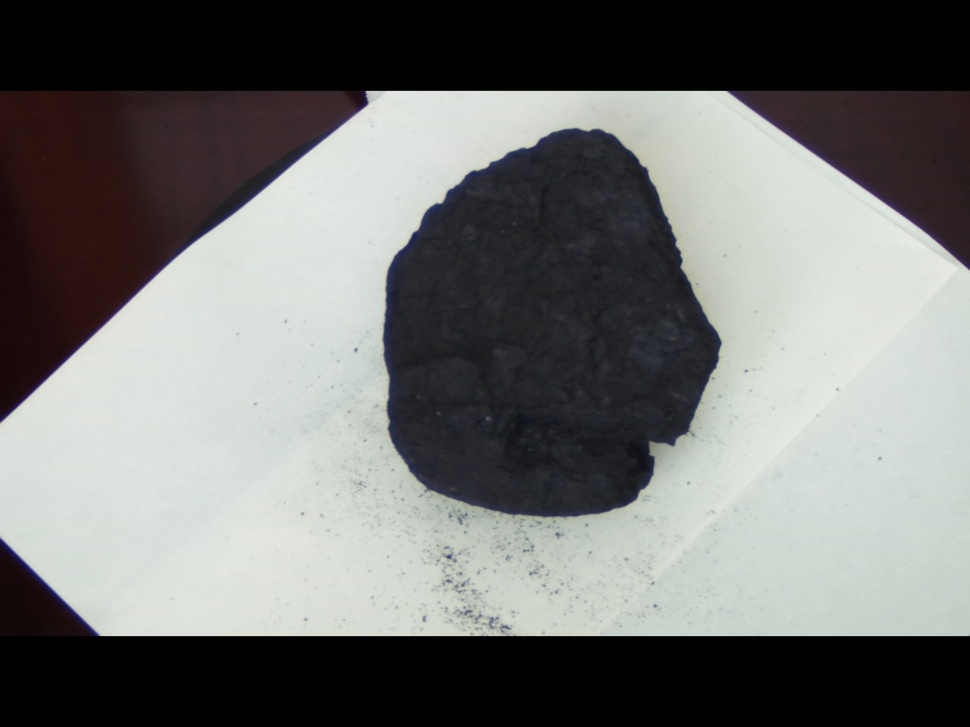
#> input picture data/imgSaved/test1/m104.jpg, 970 x 727 px, shrunk from 2592 x 1944 before the run, found by its file name
$ python -i grubcut2.py   (imports and definitions only)
#> lines starting #> are read from the running program, lines starting #| are printed output that depends on the picture; after the words box and inside, x2 and y2 are one past the last pixel; in counts of white or black regions, pixels touching at a corner belong together
import cv2
import numpy as np

def execute(imgName):
#> called with imgName = '../../data/imgSaved/test1/m104.jpg'
    print(imgName)
    img = cv2.imread('imgSaved/test1/'+imgName, 1)
#> img is the input picture: shape (727, 970, 3); mean B, G, R 112.6, 114.4, 113.5
    gray = cv2.cvtColor(img,cv2.COLOR_BGR2GRAY)
    ret, binary = cv2.threshold(gray,127,255,cv2.THRESH_BINARY)
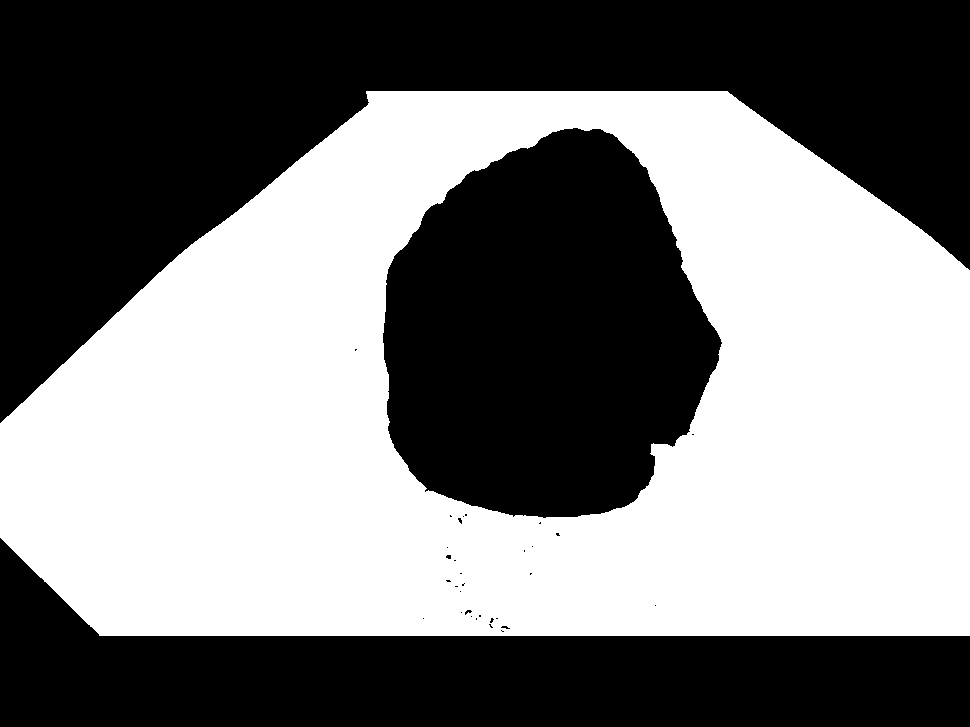
#> binary: shape (727, 970); 48.5% white; 1 white region

    contours, hierarchy = cv2.findContours(binary,cv2.RETR_TREE,cv2.CHAIN_APPROX_SIMPLE)
#> contours = 35 contours, 29 with area under 20; largest, box (x1, y1, x2, y2) and area: (0, 91, 970, 636) 440024, (382, 127, 723, 519) 99366, (464, 609, 473, 616) 26, (500, 625, 511, 630) 25, (445, 554, 452, 560) 24, (457, 517, 463, 525) 22
    if len(contours)>1 :
        c = sorted(contours, key=cv2.contourArea, reverse=True)[1]
#> c = contour of 570 points, box (x1, y1, x2, y2) (382, 127, 723, 519), area 99366
    else:
        return
    # compute the rotated bounding box of the largest contour
    rect = cv2.minAreaRect(c)
#> rect = ((535, 341.6), (344, 374), -23.15)
    box = np.int0(cv2.boxPoints(rect))
#> box = [[450, 581], [303, 237], [619, 102], [766, 445]]
    # draw a bounding box arounded the detected barcode and display the image
    draw_img = cv2.drawContours(img.copy(), [box], 0, (0, 0, 255), 3)
    #cv2.imwrite('imgProcessed/'+imgName,draw_img)

    Xs = [i[0] for i in box]
#> Xs = [450, 303, 619, 766]
    Ys = [i[1] for i in box]
#> Ys = [581, 237, 102, 445]
    x1 = min(Xs)
#> x1 = 303
    x2 = max(Xs)
#> x2 = 766
    y1 = min(Ys)
#> y1 = 102
    y2 = max(Ys)
#> y2 = 581
    hight = y2 - y1
#> hight = 479
    width = x2 - x1
#> width = 463
    crop_img = img[y1:y1+hight, x1:x1+width].copy()
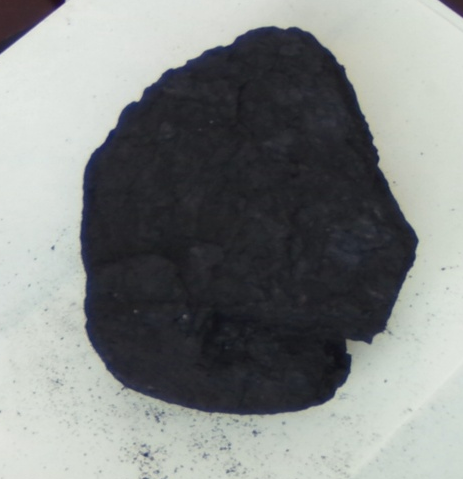
#> crop_img: shape (479, 463, 3); mean B, G, R 131.7, 132.9, 129.4
    cv2.imwrite('imgProcessed/test1/'+imgName,crop_img)

# [4 lines not run here, left out]

# [18 lines of commented-out code are left out]

>>> result = execute('../../data/imgSaved/test1/m104.jpg')

$ run again, on data/imgSaved/test1/m31.jpg
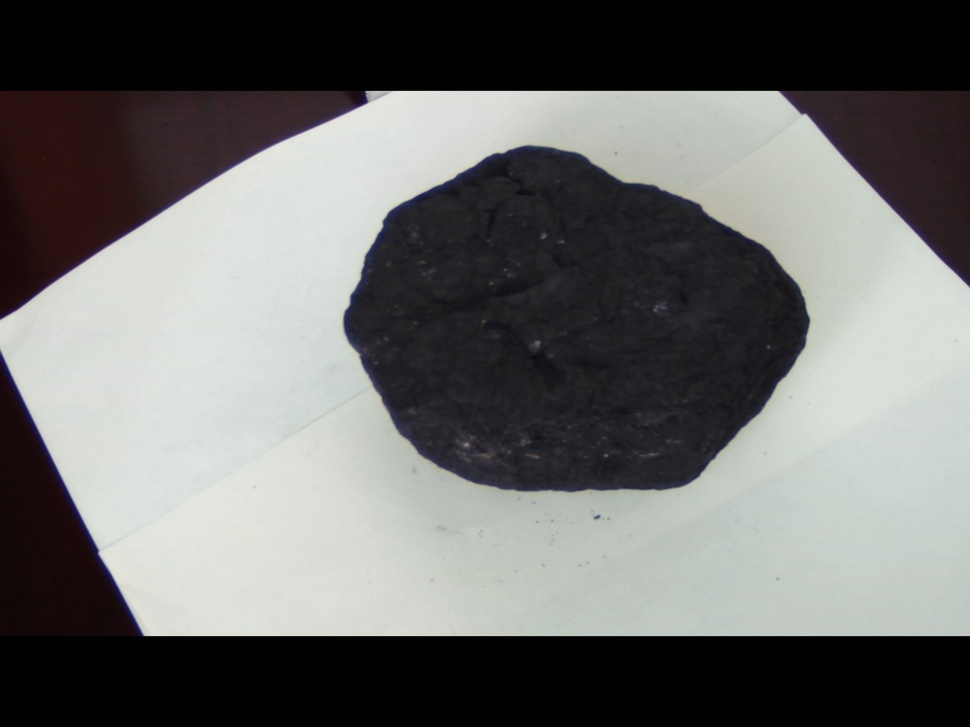
#> input picture data/imgSaved/test1/m31.jpg, 970 x 727 px, shrunk from 2592 x 1944 before the run, found by its file name
#> in execute, img is the input picture: shape (727, 970, 3); mean B, G, R 106, 107.6, 107.2
#> in execute, `ret, binary = cv2.threshold(gray,127,255,cv2.THRESH_BINARY)`:
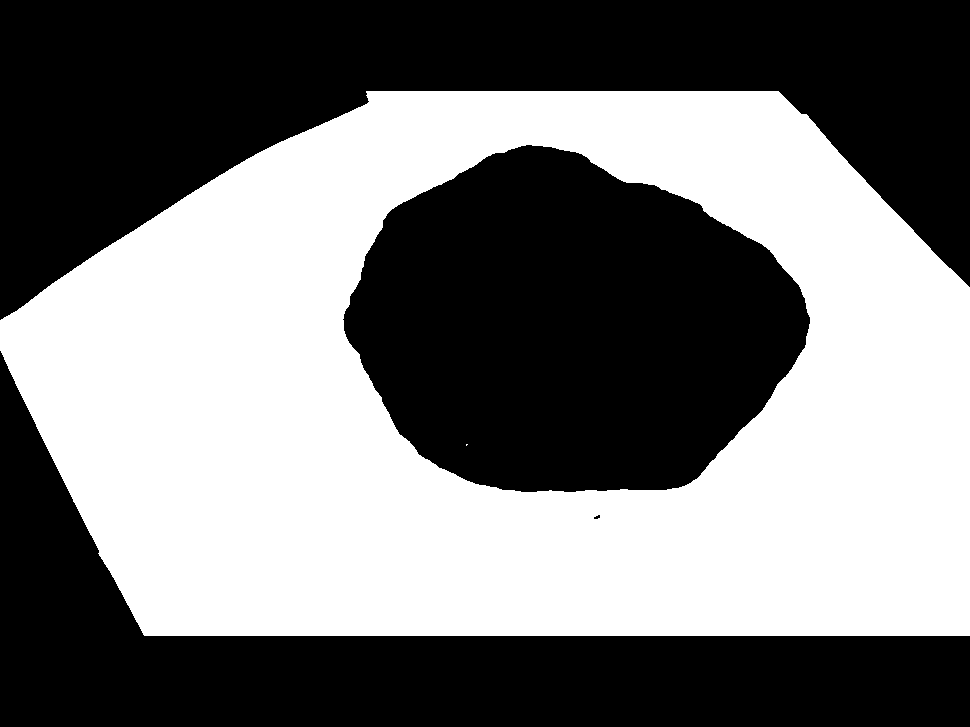
#> binary: shape (727, 970); 46.8% white; 2 white regions (1 under 20 px)
#> contours = 4 contours, 1 with area under 20; largest, box (x1, y1, x2, y2) and area: (0, 91, 970, 636) 447570, (342, 144, 811, 493) 119183, (593, 514, 601, 520) 24
#> c = contour of 580 points, box (x1, y1, x2, y2) (342, 144, 811, 493), area 119183
#> rect = ((569.9, 336.3), (346.5, 441.8), -67.19)
#> box = [[706, 581], [299, 410], [433, 90], [840, 262]]
#> Xs = [706, 299, 433, 840]
#> Ys = [581, 410, 90, 262]
#> x1 = 299
#> x2 = 840
#> y1 = 90
#> y2 = 581
#> hight = 491
#> width = 541
#> in execute, `crop_img = img[y1:y1+hight, x1:x1+width].copy()`:
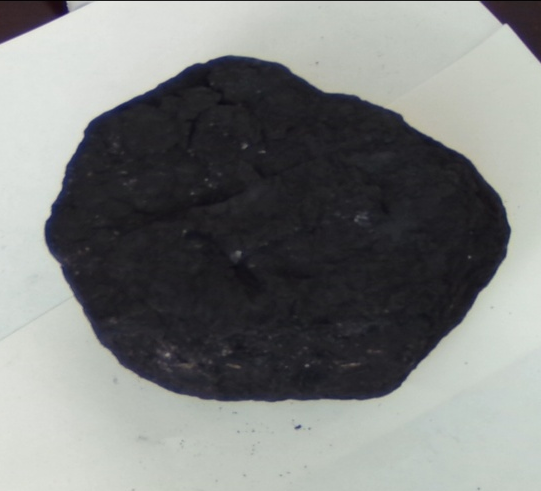
#> crop_img: shape (491, 541, 3); mean B, G, R 124.8, 126, 123.8

$ run again, on data/imgSaved/test1/m6.jpg
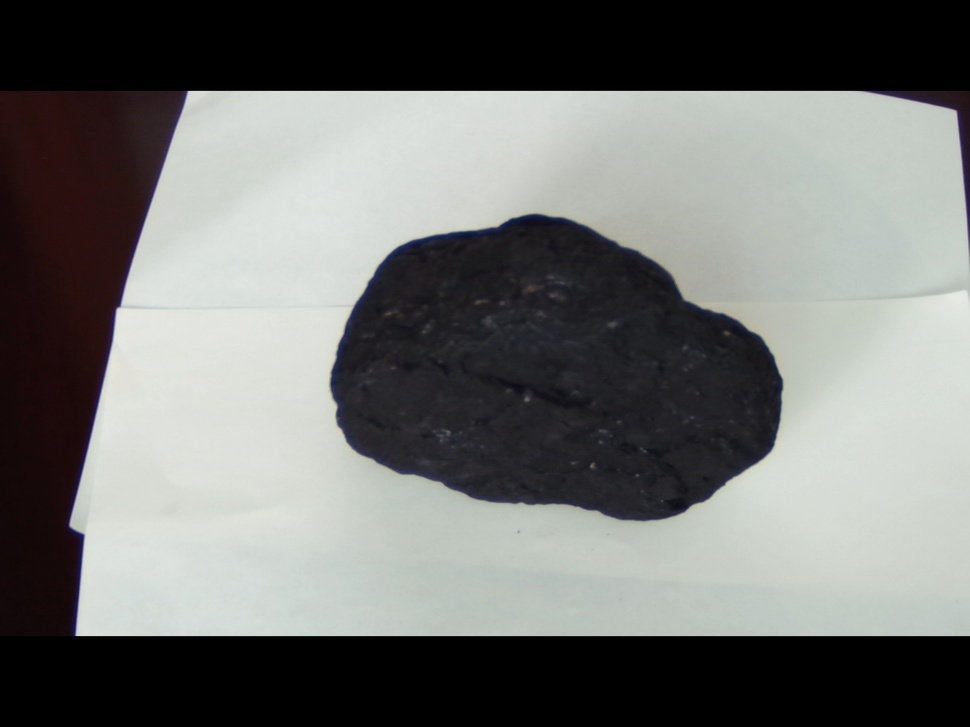
#> input picture data/imgSaved/test1/m6.jpg, 970 x 727 px, shrunk from 2592 x 1944 before the run, found by its file name
#> in execute, img is the input picture: shape (727, 970, 3); mean B, G, R 111.9, 113.9, 112.9
#> in execute, `ret, binary = cv2.threshold(gray,127,255,cv2.THRESH_BINARY)`:
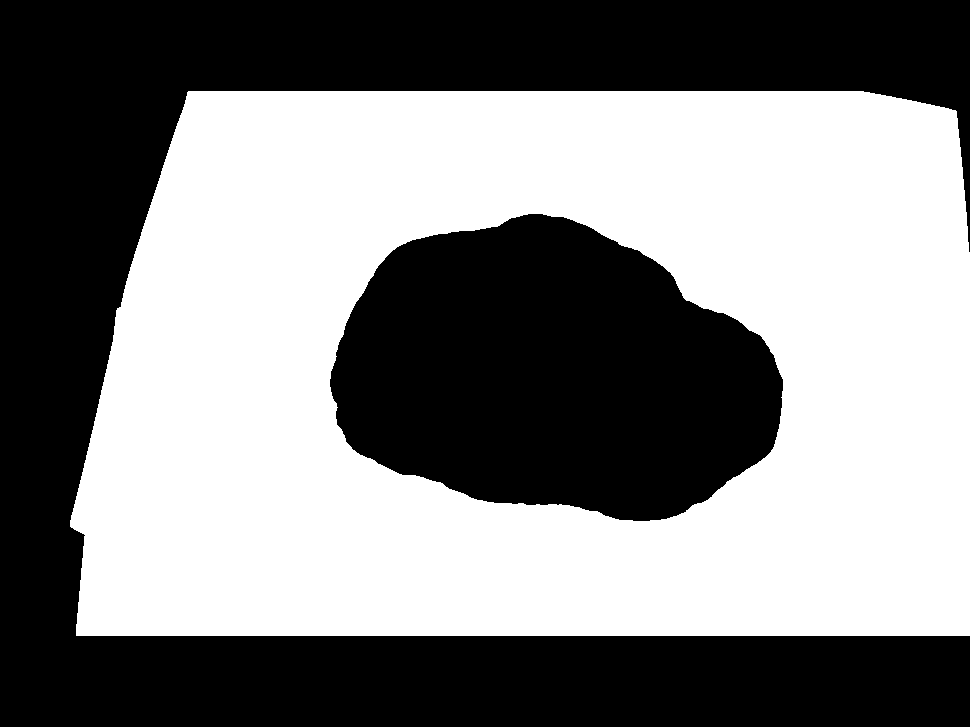
#> binary: shape (727, 970); 51.3% white; 2 black regions
#> contours = 2 contours; box (x1, y1, x2, y2) and area: (70, 91, 970, 636) 462630, (329, 213, 784, 522) 102467
#> c = contour of 584 points, box (x1, y1, x2, y2) (329, 213, 784, 522), area 102467
#> rect = ((563.2, 372.4), (296.6, 446.5), -71.57)
#> box = [[728, 583], [304, 442], [398, 161], [821, 302]]
#> Xs = [728, 304, 398, 821]
#> Ys = [583, 442, 161, 302]
#> x1 = 304
#> x2 = 821
#> y1 = 161
#> y2 = 583
#> hight = 422
#> width = 517
#> in execute, `crop_img = img[y1:y1+hight, x1:x1+width].copy()`:
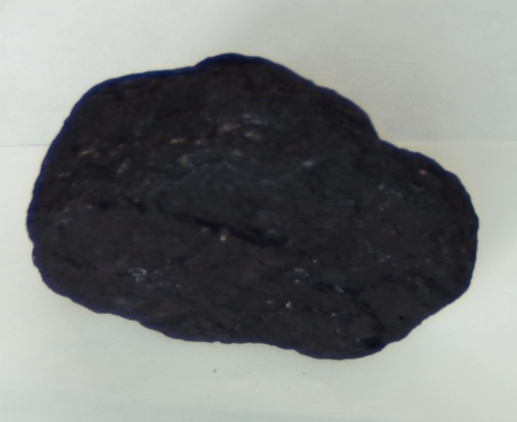
#> crop_img: shape (422, 517, 3); mean B, G, R 122.5, 123.5, 121.1
